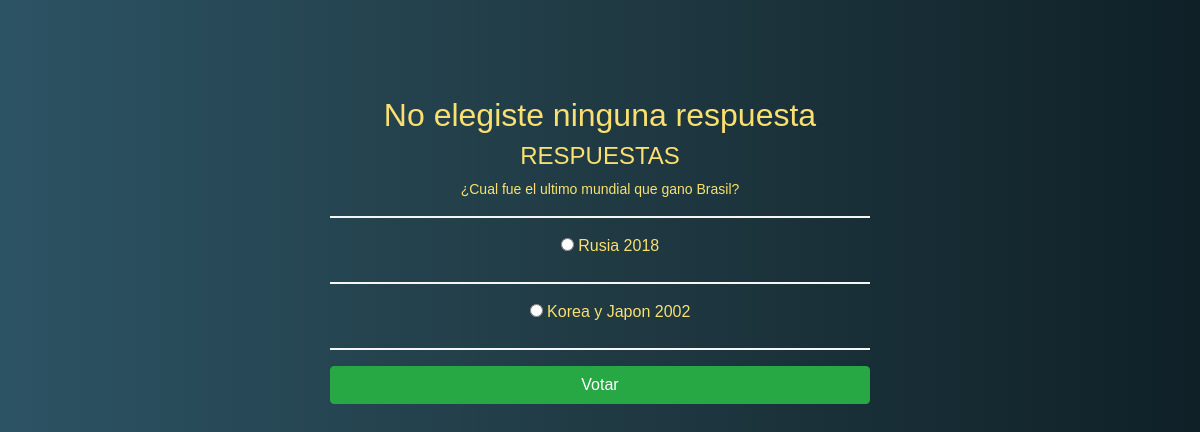
/polls/6/votes, run on the app's committed database.
### polls/models.py (models this page shows, shortened)
class Question(models.Model):
    question_text = models.CharField(
        max_length=200,
        help_text="Ingresa la pregunta")
    pub_date = models.DateTimeField(auto_now=False, auto_now_add=True)

class Choice(models.Model):
    question = models.ForeignKey(Question, on_delete=models.CASCADE)
    choices_text = models.CharField(max_length=200)
    votes = models.IntegerField(default=0)

### polls/views.py (the view)
# urls.py: path("<int:question_id>/votes", views.votes, name="votes"),
def votes(request, question_id):
    question = get_object_or_404(Question, pk=question_id)
    try:
        pregunta_seleccionada = question.choice_set.get(
            pk=request.POST["eleccion"])
        print("Respuesta", pregunta_seleccionada)
    except (KeyError, Choice.DoesNotExist):
        print("Estamos en el except")
        return render(request, "polls/detail.html", {
            "data": question,
            "mensaje_error": "No elegiste ninguna respuesta     "
        })
    else:
        pregunta_seleccionada.votes += 1
        pregunta_seleccionada.save()
        return HttpResponseRedirect(reverse('polls:results'))

### polls/templates/polls/detail.html (shortened to what this page needs)
<!DOCTYPE html>
<html lang="en">
{% load static %}
<head>
    <link rel="stylesheet" href="https://cdn.jsdelivr.net/npm/bootstrap@4.6.2/dist/css/bootstrap.min.css"
>
    <link rel="stylesheet" href=" {% static 'styles.css' %}">
</head>
<body>
    <div class="container">
        <div class="row mt-5 justify-content-center">
            <div class="col mt-5 col-md-6 text-center">
                <form action="{% url 'polls:votes' data.id %}" method="post">
                    {% if mensaje_error %}
                      <h2>{{ mensaje_error }}</h2>
                    {% endif %}
                    <h4 class="text-uppercase">respuestas</h4>
                    <small class="form-text">{{ data.question_text }}</small>
                    <hr>
                    {% for datos in data.choice_set.all %}
                    <div class="form-check">
                        <input type="radio" name="eleccion" id="datos {{ forloop.counter }}" value="{{ datos.id }}">
                        <label for="datos {{ forloop.counter }}">{{ datos.choices_text }}</label>
                        <br>
                    </div>
                    <hr>
                    {% endfor %}
                    <button class="btn btn-success btn-block" type="submit">Votar</button>
                </form>
            </div>
        </div>
    </div>
</body>
</html>

### polls/static/styles.css (style rules this page uses)
body { color: #f9e070; background: #0F2027; background: linear-gradient(to right, #2C5364, #203A43, #0F2027); font-family: Aldrich, sans-serif; }
hr { border-top: 2px solid whitesmoke; }

### data on the page
Question: question_text "¿Cual fue el ultimo mundial que gano Brasil?"
Choice: choices_text "Rusia 2018"
Choice: choices_text "Korea y Japon 2002"

### other printed values
{{ mensaje_error }} "No elegiste ninguna respuesta"
